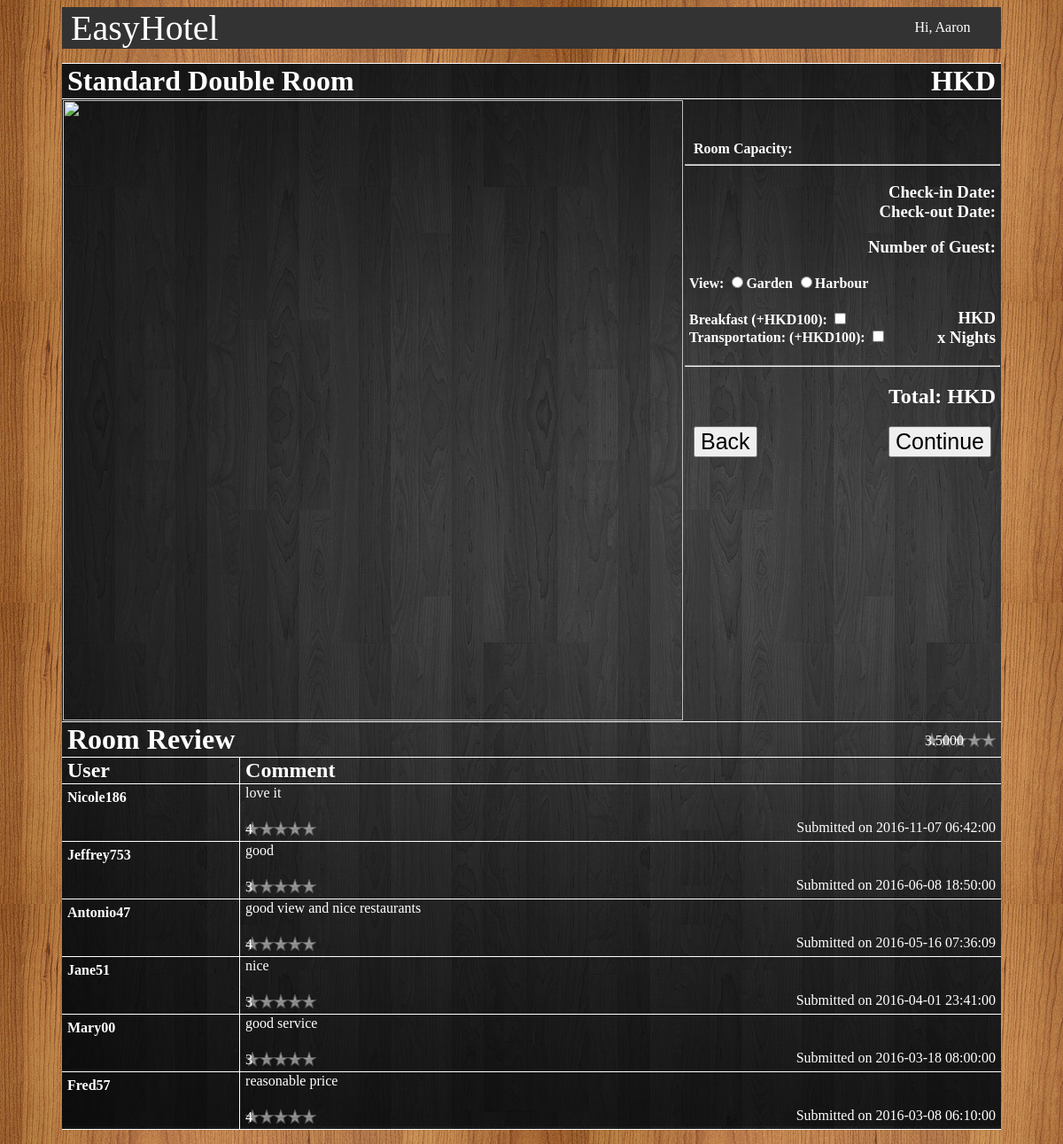
The app's page /roomdetail.php?name=Standard Double Room (signed in) with its own data.
### tables this page shows
CREATE TABLE `booking` (
  `bookingID` int(10) NOT NULL,
  `checkinDate` date DEFAULT NULL,
  `checkoutDate` date DEFAULT NULL,
  `cm` text,
  `noOfGuest` int(2) DEFAULT NULL,
  `passportNo` varchar(30) DEFAULT NULL,
  `username` varchar(20) NOT NULL,
  `roomID` int(3) NOT NULL,
  `rating` int(1) DEFAULT NULL,
  `timeforCM` timestamp NULL DEFAULT NULL
);

### roomdetail.php (the view, shortened to what this page needs)
<?php
	$loggedin = isset($_SESSION["username"]);
	function dropbtn($loggedin){
		if (!($loggedin))
			echo "<a href='index.php?signin=true' class='dropbtn'>Sign In</a>";
		else
			echo "<a href='#' class='dropbtn'>Hi, ".$_SESSION['fName']."</a>";
	}
?>
<?php
	$name = $_GET['name'];
	$roomid = $_GET['roomid'];
	$inD=$_GET['inD'];
	$outD=$_GET['outD'];
	$pp=$_GET['pp'];
?>
<?php
	$conn = mysqli_connect("localhost", "root", "","hotel");
	$query = "	SELECT * FROM room WHERE roomID = '".$roomid."';";
	$result = $conn->query($query);
	if (!$result)  die ("failed");
	else {
		$ratingq = "Select avg(rating) from booking LEFT JOIN room on room.roomID=booking.roomID where name = '".$name."' group by name";
		$resultr = $conn->query($ratingq);
		if (!$resultr)  die ($ratingq);
		else {
			$resultr->data_seek(0);
			while ($row = $resultr->fetch_assoc())
				if($row['avg(rating)']!=null)
					$rating=$row['avg(rating)'];
				else
					$rating=0;
		}
	}
?>
<html>
<link rel="stylesheet" type="text/css" href="css/navbar.css">
<body onload='ini()'>
	<div style="width:1060px; margin:0 auto;">
	<ul>
	<li style="float: left; Color: White; Font-Size: 40px; text-align: middle;"><a style='padding: 0 0 0 10px;' href='index.php')">EasyHotel</a></li>
	<li class="dropdown">
		<?php dropbtn($loggedin) ?>
	</li>
	</ul>
	</div>
	<div style="width:1060px; margin:0 auto;">
	<p style='background: url("img/tbbg.jpg");'>
	<table style='color:white; border-top: 1px solid white;  border-collapse: collapse;'><col width='200px'><col width='500px'><col width='360px'>
		<tr>
			<th colspan="2"><h1 style='text-align: left; margin: 0 0 0 5px;'><?php echo $name?></h1></th><th><h1 style='text-align: Right; margin: 0 5px 0;'>HKD<span id='hd'></span></h1></th>
		</tr>
		<tr>
			<td colspan="2"><img width='700px' src='img/photos/<?php echo $dbphoto?>'></td>
			<td style='vertical-align: top;'><p id='dsp' style='padding: 20px 5px 10px 5px;'></p>
			<h4 style='padding: 0 0 0 5px; margin:0 0 0 5px;'>Room Capacity: <?php echo $dbnoOfGuest;?></h4><hr  />
			<h3 style='padding: 0 5px 0 5px;text-align: right;'>Check-in Date: <?php echo $inD;?><br />Check-out Date: <?php echo $outD;?></h3>
			<h3 style='padding: 0 5px 0 5px;text-align: right;'>Number of Guest: <?php echo $pp?></h3>
			<h4 style='text-align: left; padding: 0 5px 0 5px; margin: 0 0 0 0;'>View: <input type='radio' name='view' id='gd' value='garden' onchange='view()'>Garden<span id='gdd'></span> <input type='radio' name='view' id='hb' value='harbour' onchange='view()'>Harbour<span id='hbd'></span></h4>
			<div style='float: left;'><h4 style='text-align: left; padding: 0 5px 0 5px;'>Breakfast (<span id='bfd'>+</span>HKD100): <input type='checkbox' id='bf' onchange='breakfast()'><br />Transportation: (<span id='tpd'>+</span>HKD100): <input type='checkbox' id='tp' onchange='transport()'></h4></div>
			<div style='float: right;'><h3 style='text-align: right; padding: 0 5px 0 5px;'>HKD<span id='pernight'></span><br /> x <span id="night"></span> Nights</h3></div><div style='text-align: right; clear: left;'><hr />
			<h2 style='text-align: right; padding: 0 5px 0 5px;'>Total: HKD<span id='total'></span></h2></div>
			<button style='float: left; font-size: 25px ;margin: 0 0 0 10px;' onclick="window.location.href='<?php echo $_SERVER['HTTP_REFERER']?>'">Back</button>
			<button style='float: right; font-size: 25px ;margin: 0 10px;' onclick="conti()">Continue</button>
		</tr>
			<td colspan="2"><h1 style='text-align: left; margin: 0 0 0 5px;'>Room Review</h1></td><td><div style='float: Right; margin: 0 5px 0;'><span class='stars'><?php echo $rating?></span></div></td>
		<tr>
		<tr>
			<td style='border-right: 1px solid white;'><h2 style='text-align: left; margin: 0 5px 0;' >User</h2></td>
			<td colspan="2"><h2 style='text-align: left; margin: 0 5px 0;'>Comment</h2></td>
		</tr>
		<?php 	$crq ="Select username, cm , rating, timeforCM from booking LEFT JOIN room on room.roomID=booking.roomID where name = '".$name."' and rating is not NULL ORDER By timeforCM desc ";
				$cmr = $conn->query($crq);
				if (!$cmr)  die ($crq);
				else {
					$cmr->data_seek(0);
					if(mysqli_num_rows($cmr)>0){
						while ($row = $cmr->fetch_assoc())  {
							echo "
		<tr>
			<td style='border-right: 1px solid white;'valign= 'top'><h4 style='text-align: left; margin: 5px 5px 0;'>".$row['username']."</h4></td><td><p style='text-align: left; margin: 0 5px 0;'>".$row['cm']."</p><br /><p style='text-align: left; margin: 5px 5px 5px;'><span class='stars'>".$row['rating']."</span></p></td><td valign='bottom'><p style='text-align: right ; margin: 0 5px 5px;'>Submitted on ".$row['timeforCM']."</p></td>
		</tr>";
						}
					}
					else{
						echo "
		<tr>
			<td colspan='3'><h3 style='text-align: center; margin: 5px 5px 5px;'>No review available at this room</h3></td>
		</tr>";
					}
				}
		?>
	</table>
	</p>
	</div>
</body>
</html>

### css/navbar.css (style rules this page uses)
body { background-image: url("../img/bg.jpg"); }
ul { list-style-type: none; margin: 0; padding: 0; overflow: hidden; background-color: #333; }
li { float: right; }
li a, .dropbtn { display: inline-block; color: white; text-align: center; text-decoration: none; min-width: 100px; }
li a.dropbtn { padding: 14px 16px; }
li.dropdown { display: inline-block; }

### roomdetail.php (style rules this page uses)
tr { border-bottom: 1px solid white; }
span.stars, span.stars span { display: block; background: url(img/stars.png) 0 -16px repeat-x; width: 80px; height: 16px; }

### records on screen
booking: username "Nicole186", cm "love it", rating "4", timeforCM "2016-11-07 06:42:00"
booking: username "Jeffrey753", cm "good", rating "3", timeforCM "2016-06-08 18:50:00"
booking: username "Antonio47", cm "good view and nice restaurants", rating "4", timeforCM "2016-05-16 07:36:09"
booking: username "Jane51", cm "nice", rating "3", timeforCM "2016-04-01 23:41:00"
booking: username "Mary00", cm "good service", rating "3", timeforCM "2016-03-18 08:00:00"
booking: username "Fred57", cm "reasonable price", rating "4", timeforCM "2016-03-08 06:10:00"

### other values on screen
$_SESSION['fName'] "Aaron"
$name "Standard Double Room"
$rating "3.5000"
